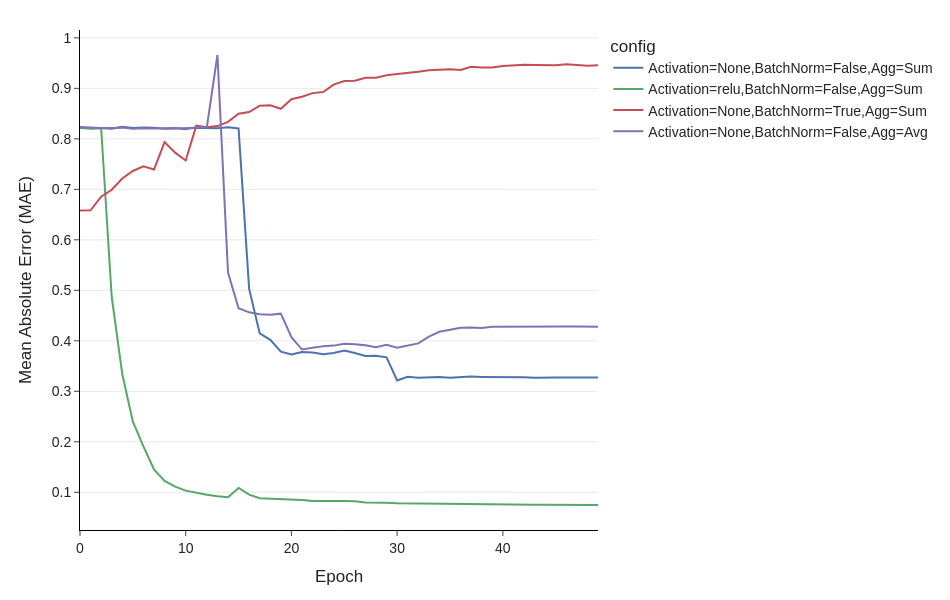

The cell this chart's notebook holds for it:
### Code cell
fig = px.line(data_frame=data, x='epoch', y='rec_loss__MAE', color='config')
fig = style_paper_plot(fig=fig)
fig.update_layout(xaxis_title='Epoch', yaxis_title="Mean Absolute Error (MAE)")
fig.show()

### Figure 1 — Plotly figure (JSON) as saved in the notebook; plotly's stock layout.template omitted (floating-point values rounded to 4 significant figures)
{"data": [{"hovertemplate": "config=Activation=None,BatchNorm=False,Agg=Sum<br>epoch=%{x}<br>rec_loss__MAE=%{y}<extra></extra>", "legendgroup": "Activation=None,BatchNorm=False,Agg=Sum", "line": {"color": "rgb(76,114,176)", "dash": "solid"}, "marker": {"symbol": "circle"}, "mode": "lines", "name": "Activation=None,BatchNorm=False,Agg=Sum", "orientation": "v", "showlegend": true, "type": "scatter", "x": [0, 1, 2, 3, 4, 5, 6, 7, 8, 9, 10, 11, 12, 13, 14, 15, 16, 17, 18, 19, 20, 21, 22, 23, 24, 25, 26, 27, 28, 29, 30, 31, 32, 33, 34, 35, 36, 37, 38, 39, 40, 41, 42, 43, 44, 45, 46, 47, 48, 49], "xaxis": "x", "y": [0.8224, 0.8204, 0.8214, 0.8201, 0.8237, 0.8216, 0.8223, 0.8222, 0.8199, 0.8212, 0.8212, 0.8221, 0.8213, 0.8209, 0.8229, 0.8205, 0.5028, 0.4148, 0.4019, 0.3785, 0.3732, 0.3779, 0.377, 0.3735, 0.3758, 0.3805, 0.3757, 0.3698, 0.3706, 0.3673, 0.3214, 0.3287, 0.3267, 0.3271, 0.3285, 0.3268, 0.3278, 0.3291, 0.3285, 0.3285, 0.3274, 0.3279, 0.3277, 0.327, 0.3276, 0.3274, 0.3273, 0.3271, 0.3268, 0.3275], "yaxis": "y"}, {"hovertemplate": "config=Activation=relu,BatchNorm=False,Agg=Sum<br>epoch=%{x}<br>rec_loss__MAE=%{y}<extra></extra>", "legendgroup": "Activation=relu,BatchNorm=False,Agg=Sum", "line": {"color": "rgb(85,168,104)", "dash": "solid"}, "marker": {"symbol": "circle"}, "mode": "lines", "name": "Activation=relu,BatchNorm=False,Agg=Sum", "orientation": "v", "showlegend": true, "type": "scatter", "x": [0, 1, 2, 3, 4, 5, 6, 7, 8, 9, 10, 11, 12, 13, 14, 15, 16, 17, 18, 19, 20, 21, 22, 23, 24, 25, 26, 27, 28, 29, 30, 31, 32, 33, 34, 35, 36, 37, 38, 39, 40, 41, 42, 43, 44, 45, 46, 47, 48, 49], "xaxis": "x", "y": [0.8215, 0.8204, 0.8215, 0.4868, 0.3337, 0.2397, 0.191, 0.1455, 0.1226, 0.1111, 0.1033, 0.09842, 0.09488, 0.09192, 0.09019, 0.1086, 0.09515, 0.08818, 0.08748, 0.08603, 0.08544, 0.0849, 0.08262, 0.08322, 0.08249, 0.08274, 0.08242, 0.07994, 0.08023, 0.07932, 0.07842, 0.07808, 0.0782, 0.07836, 0.07715, 0.0773, 0.07665, 0.07635, 0.07616, 0.07603, 0.07578, 0.07552, 0.07553, 0.07522, 0.07522, 0.07496, 0.07482, 0.07489, 0.07479, 0.07478], "yaxis": "y"}, {"hovertemplate": "config=Activation=None,BatchNorm=True,Agg=Sum<br>epoch=%{x}<br>rec_loss__MAE=%{y}<extra></extra>", "legendgroup": "Activation=None,BatchNorm=True,Agg=Sum", "line": {"color": "rgb(196,78,82)", "dash": "solid"}, "marker": {"symbol": "circle"}, "mode": "lines", "name": "Activation=None,BatchNorm=True,Agg=Sum", "orientation": "v", "showlegend": true, "type": "scatter", "x": [0, 1, 2, 3, 4, 5, 6, 7, 8, 9, 10, 11, 12, 13, 14, 15, 16, 17, 18, 19, 20, 21, 22, 23, 24, 25, 26, 27, 28, 29, 30, 31, 32, 33, 34, 35, 36, 37, 38, 39, 40, 41, 42, 43, 44, 45, 46, 47, 48, 49], "xaxis": "x", "y": [0.6579, 0.6583, 0.6855, 0.6991, 0.7215, 0.7364, 0.7455, 0.7393, 0.7936, 0.7727, 0.7572, 0.826, 0.8227, 0.8253, 0.8336, 0.8497, 0.8532, 0.8657, 0.8666, 0.8595, 0.8784, 0.8833, 0.8905, 0.8927, 0.9075, 0.9146, 0.9149, 0.9211, 0.9208, 0.9259, 0.9286, 0.9302, 0.9331, 0.9359, 0.9367, 0.9379, 0.9365, 0.9429, 0.9415, 0.9413, 0.9444, 0.9456, 0.9467, 0.9463, 0.9464, 0.9457, 0.9478, 0.9463, 0.9449, 0.9459], "yaxis": "y"}, {"hovertemplate": "config=Activation=None,BatchNorm=False,Agg=Avg<br>epoch=%{x}<br>rec_loss__MAE=%{y}<extra></extra>", "legendgroup": "Activation=None,BatchNorm=False,Agg=Avg", "line": {"color": "rgb(129,114,179)", "dash": "solid"}, "marker": {"symbol": "circle"}, "mode": "lines", "name": "Activation=None,BatchNorm=False,Agg=Avg", "orientation": "v", "showlegend": true, "type": "scatter", "x": [0, 1, 2, 3, 4, 5, 6, 7, 8, 9, 10, 11, 12, 13, 14, 15, 16, 17, 18, 19, 20, 21, 22, 23, 24, 25, 26, 27, 28, 29, 30, 31, 32, 33, 34, 35, 36, 37, 38, 39, 40, 41, 42, 43, 44, 45, 46, 47, 48, 49], "xaxis": "x", "y": [0.8234, 0.822, 0.8217, 0.8212, 0.8222, 0.82, 0.8211, 0.8206, 0.8217, 0.8216, 0.8192, 0.823, 0.8233, 0.9661, 0.5352, 0.4645, 0.4564, 0.4524, 0.4517, 0.4537, 0.4073, 0.3827, 0.3861, 0.3891, 0.3905, 0.3939, 0.3933, 0.3913, 0.3872, 0.3922, 0.3862, 0.3905, 0.3949, 0.4081, 0.4179, 0.4218, 0.4259, 0.4263, 0.4254, 0.428, 0.4283, 0.4284, 0.4281, 0.4282, 0.4286, 0.4292, 0.4282, 0.4283, 0.4275, 0.4278], "yaxis": "y"}], "layout": {"font": {"family": "Arial", "size": 14}, "height": 600, "legend": {"title": {"text": "config"}, "tracegroupgap": 0}, "margin": {"b": 70, "l": 80, "r": 30, "t": 30}, "paper_bgcolor": "white", "plot_bgcolor": "white", "width": 950, "xaxis": {"anchor": "y", "domain": [0, 1], "linecolor": "black", "linewidth": 1, "showgrid": false, "showline": true, "ticks": "outside", "title": {"text": "Epoch"}, "zeroline": false}, "yaxis": {"anchor": "x", "domain": [0, 1], "gridcolor": "lightgray", "gridwidth": 0.5, "linecolor": "black", "linewidth": 1, "showgrid": true, "showline": true, "ticks": "outside", "title": {"text": "Mean Absolute Error (MAE)"}, "zeroline": false}}}
